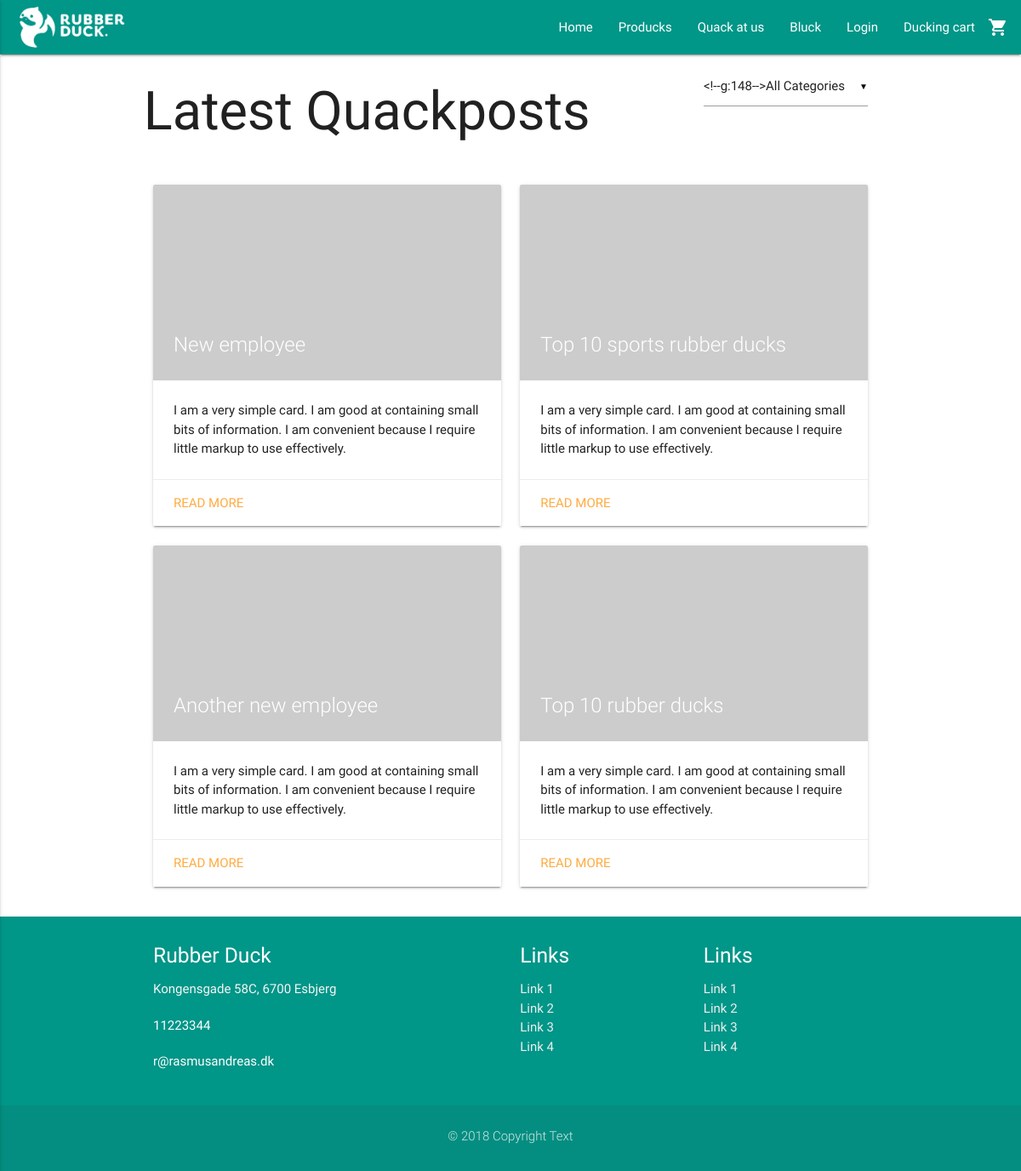
Screenshot of /blog.php with the database file from the repository.
### tables this page shows
CREATE TABLE BasicPageInfo (
  CVR int NOT NULL PRIMARY KEY,
  LogoURL varchar(255) NOT NULL,
  ShopName varchar(255) NOT NULL,
  MinimumDelivery int NULL,
  AboutUsText varchar(255) NULL,
  Email varchar(255) NULL,
  Phone int NULL,
  Street varchar(255) NULL,
  HouseNumber varchar(255) NULL,
  ZipCode int(20) NOT NULL  
);

CREATE TABLE BlogPost (
  BlogPostID int AUTO_INCREMENT NOT NULL PRIMARY KEY,
  Titel varchar(255) NOT NULL,
  SeoTitel varchar(255) NULL,
  MetaDescription varchar(255) NULL,
  BlogContent varchar(255) NOT NULL,
  BlogDate varchar(255) NOT NULL,
  UserEmail varchar(255) NOT NULL,  
  BlogCategoryID int(20) NOT NULL,  
  RelatedProducts int NULL  
);

CREATE TABLE ZipCode (
    ZipCode int(20) NOT NULL PRIMARY KEY,
    City varchar(255)
);

### includes/contactDAO.php (called while the page is built, shortened)
<?php
require_once ('connection.php');
    function getPageInfo() {
    global $connection;
        $pageInfo = mysqli_query($connection, "SELECT * FROM `BasicPageInfo`, `ZipCode`");
        $row = mysqli_fetch_assoc($pageInfo);
        return $row;
    }

### includes/loginCustomer/session.php (called while the page is built, shortened)
<?php
	function logged_in() {
		return isset($_SESSION['CustomerEmail']);
	}
?>

### includes/blogDAO.php (called while the page is built, shortened)
<?php
require_once('connection.php');
function getAllPosts() {
  global $connection;
  $query = "SELECT * FROM `BlogPost`";
  $blogResult = mysqli_query($connection, $query);
  return $blogResult;
}
?>

### blog.php (the view, shortened to what this page needs)
<?php require_once('includes/header.php');
require_once("includes/blogDAO.php");
?>
  <div class="container">
    <div class="row">
      <h1 class="left">Latest Quackposts</h1>
      <div class="input-field col s12 m3 right">
      </div>
    </div>
    <div class="row">
      <?php
      $blogResult = getAllPosts();
      while($row = mysqli_fetch_array($blogResult)) {
        ?>
        <div class="col s12 m6">
          <div class="card">
            <div class="card-image">
              <img src="http://via.placeholder.com/1920x1080">
              <span class="card-title"><?php echo $row["Titel"]; ?></span>
            </div>
            <div class="card-content">
              <p>I am a very simple card. I am good at containing small bits of information.
              I am convenient because I require little markup to use effectively.</p>
            </div>
            <div class="card-action">
              <a href="post.php?post=<?php echo $row["BlogPostID"] ?>">Read more</a>
            </div>
          </div>
        </div>
      <?php
      }
      ?>
    </div>
  </div>
<?php require_once('includes/footer.php') ?>

### includes/header.php (shortened to what this page needs)
<?php
require_once("includes/connection.php");
require_once("includes/loginCustomer/session.php");
require_once("contactDAO.php");
$pageInfo = getPageInfo();
?>
<!DOCTYPE html>
  <html>
    <html lang="en">
    <head>
      <link type="text/css" rel="stylesheet" href="css/materialize.min.css"  media="screen,projection"/>
      <link type="text/css" rel="stylesheet" href="css/custom/custom.css" />
    </head>
    <body>
      <nav class="teal">
        <div class="nav-wrapper">
          <a href="index.php" class="brand-logo"><img class="responsive-img" style="max-height: 64px!important; padding: 4px 0!important;" src="<?php echo $pageInfo["LogoURL"]; ?>"></a>
          <ul class="right hide-on-med-and-down">
            <li><a href="index.php">Home</a></li>
            <li><a href="products.php">Producks</a></li>
            <li><a href="contact.php">Quack at us</a></li>
            <li><a href="blog.php">Bluck</a></li>
            <?php
              if (logged_in() == true) {
            ?>
            <li><a class="dropdown-button" href="" data-activates="dropdown1"><?php echo $_SESSION["FirstName"]; ?><i class="material-icons right">arrow_drop_down</i></a></li>
            <?php
              } else {
            ?>
            <li><a href="login.php">Login</a></li>
            <?php
              }
            ?>
            <li><a href="cart.php">Ducking cart<i class="material-icons right">shopping_cart</i></a></li>
          </ul>
        </div>
      </nav>

### includes/footer.php (shortened to what this page needs)
<?php require_once ('contactDAO.php');
$pageInfo = getPageInfo();
?>
<footer class="page-footer teal">
      <div class="container">
        <div class="row">
          <div class="col s12 m4">
            <h5 class="white-text"><?php echo $pageInfo["ShopName"];?> </h5>
            <p class="grey-text text-lighten-4">
                <?php echo $pageInfo["Street"] . " " . $pageInfo["HouseNumber"] . ", " . $pageInfo["ZipCode"] . " " . $pageInfo["City"]; ?>
            </p>
              <p><?php echo $pageInfo["Phone"] ?></p>
              <p><?php echo $pageInfo["Email"] ?></p>
          </div>
          <div class="col s12 m3 offset-m2">
            <h5 class="white-text">Links</h5>
            <ul>
              <li><a class="grey-text text-lighten-3" href="#!">Link 1</a></li>
              <li><a class="grey-text text-lighten-3" href="#!">Link 2</a></li>
              <li><a class="grey-text text-lighten-3" href="#!">Link 3</a></li>
              <li><a class="grey-text text-lighten-3" href="#!">Link 4</a></li>
            </ul>
          </div>
          <div class="col s12 m3">
            <h5 class="white-text">Links</h5>
            <ul>
              <li><a class="grey-text text-lighten-3" href="#!">Link 1</a></li>
              <li><a class="grey-text text-lighten-3" href="#!">Link 2</a></li>
              <li><a class="grey-text text-lighten-3" href="#!">Link 3</a></li>
              <li><a class="grey-text text-lighten-3" href="#!">Link 4</a></li>
            </ul>
          </div>
        </div>
      </div>
      <div class="footer-copyright">
        <div class="container">
          <p class="center">&copy; 2018 Copyright Text</p>
        </div>
      </div>
    </footer>
  </body>
</html>

### css/custom/custom.css (style rules this page uses)
body { position: relative; }
p { margin-bottom: 20px; }
nav .brand-logo { display: inline-block; padding-left: 20px; }
.brand-logo { display: block; margin-right: 20px; }
footer { margin: 0; }

### rows the page displays
basicpageinfo: LogoURL (picture), ShopName "Rubber Duck", Street "Kongensgade", HouseNumber "58C", ZipCode.ZipCode "6700", ZipCode.City "Esbjerg", Phone "11223344", Email "r@rasmusandreas.dk"
blogpost: Titel "New employee"
blogpost: Titel "Top 10 sports rubber ducks"
blogpost: Titel "Another new employee"
blogpost: Titel "Top 10 rubber ducks"
